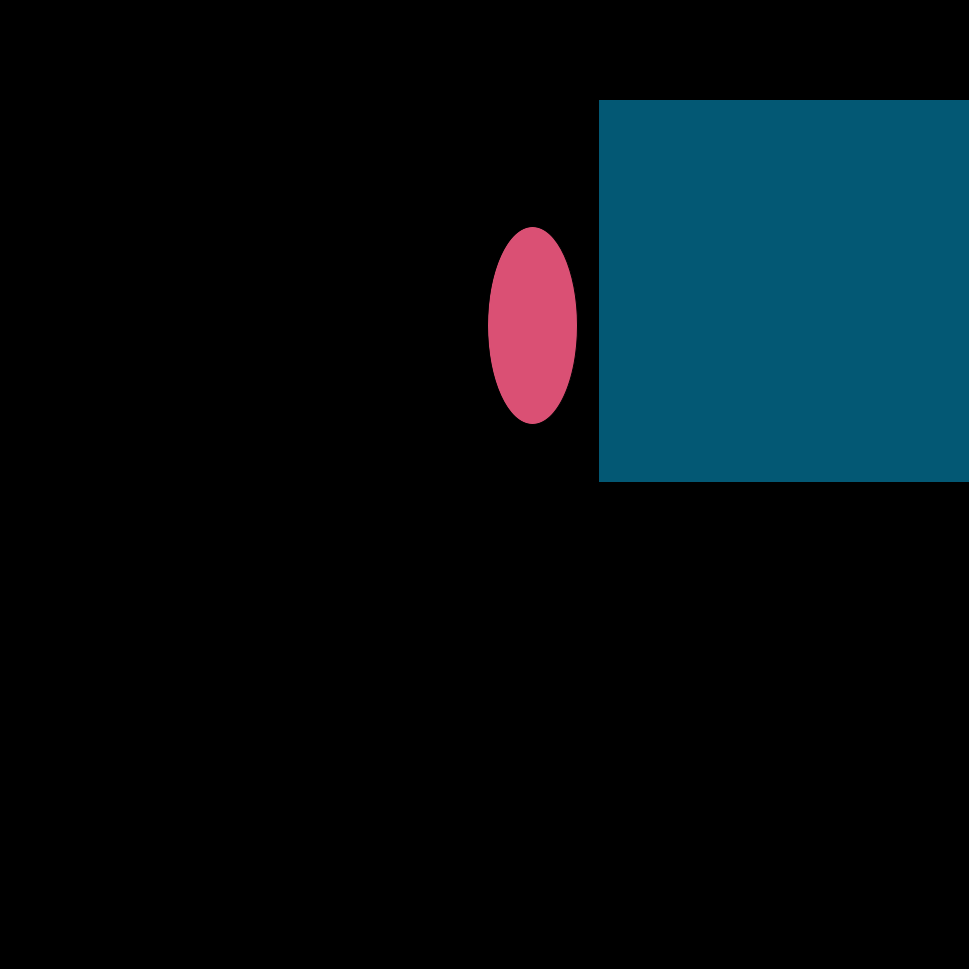
Frame 1 (no input)
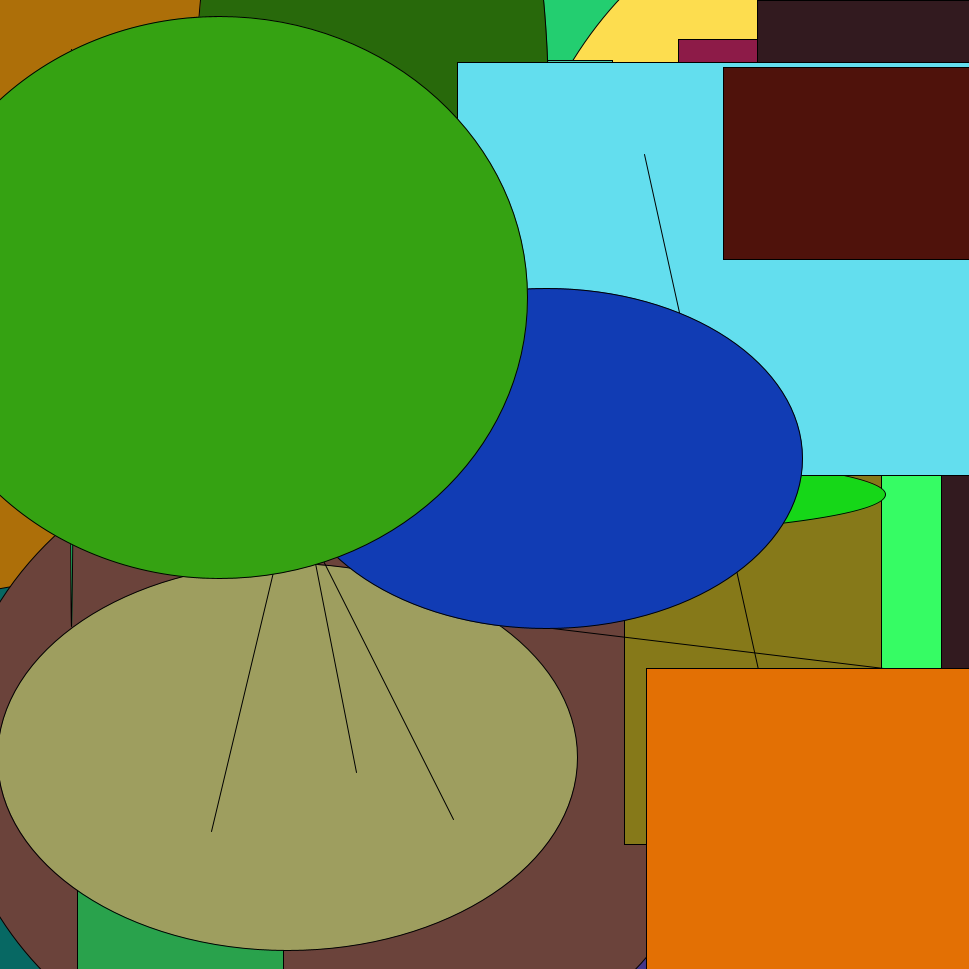
Frame 60 (the mouse pressed at the canvas centre just before this capture)
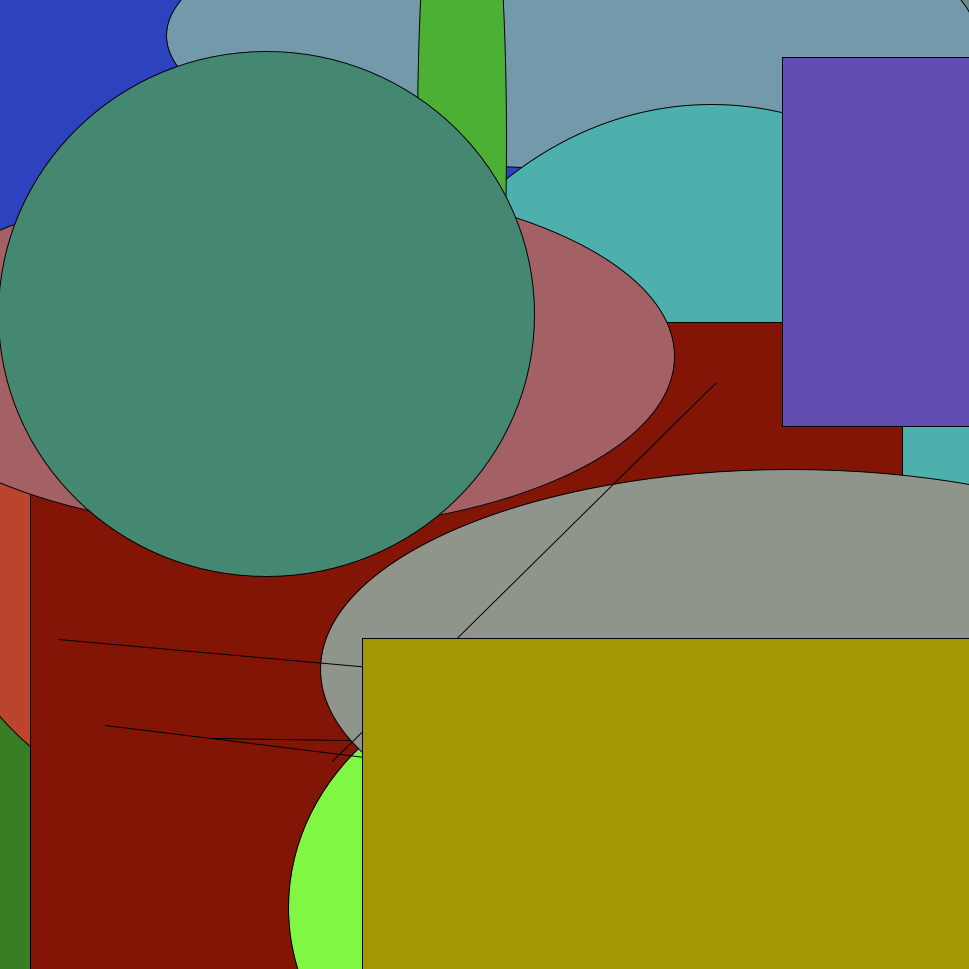
Frame 120 (the mouse held since frame 60 and released just before this capture)

The Processing sketch that drew these frames (run headless with seeded random() and noise(); from frame 60 on, the mouse is pressed at the canvas centre):

// Processing sketch: processing_176070
// ── processing_176070.pde

//This project was made by Nicholas Chu

void setup () {
  //changes the size to 969 to 969 in size.
  size(969, 969);
  //starts the background to black at the start. 
  background(0);
}
//this is the thing that keeps repeating over and over agian.
void draw () {
  //This draws lines randomely on the screen from the size 969 to 969.
  line(random(969), random(969), random(969), random(969));
  fill(random(255), random(255), random(255));
  ellipse(random(0, 969), random(0, 969), random(0, 969), random(0, 969));
  fill(random(255), random(255), random(255));
  //This tells the program that you can press a button to change something
  if (keyPressed == true)
    noStroke(); 
  /*this puts random sized rectangle from a cordinate of 0-969 and
   a size from 0-969.*/
  rect(random(0, 969), random(0, 969), random(0, 969), random(0, 969));
}
//This sets up the key pressed option.
void keyPressed() {
/*This tells it which button is to be pressed to change the thing
that is supposed to change.*/
  if (key==' ');
  {
//This is the item the KeyPress option changes!
    background(random(255), random(255), random(255));
  }
}
